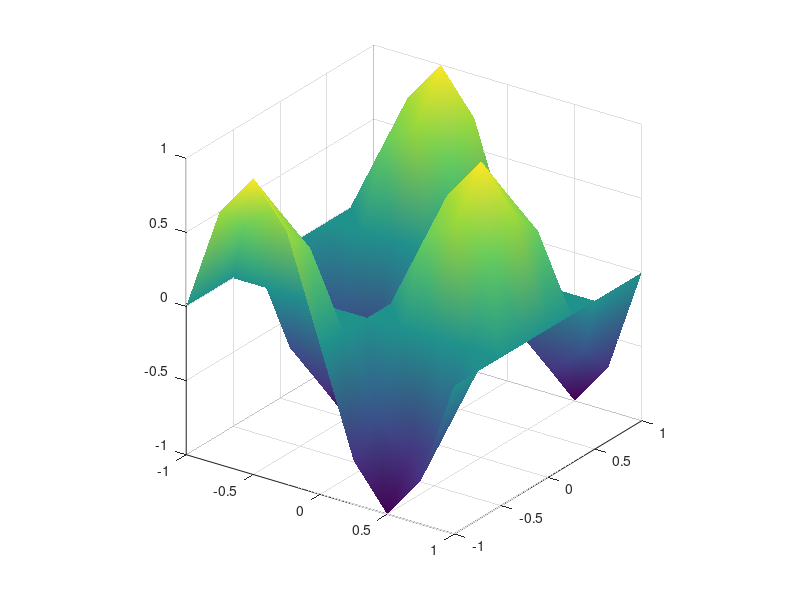
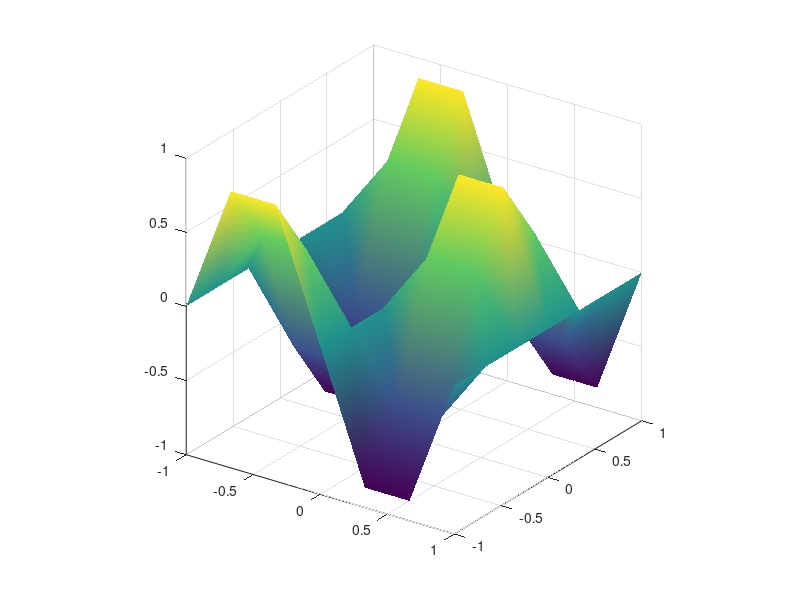
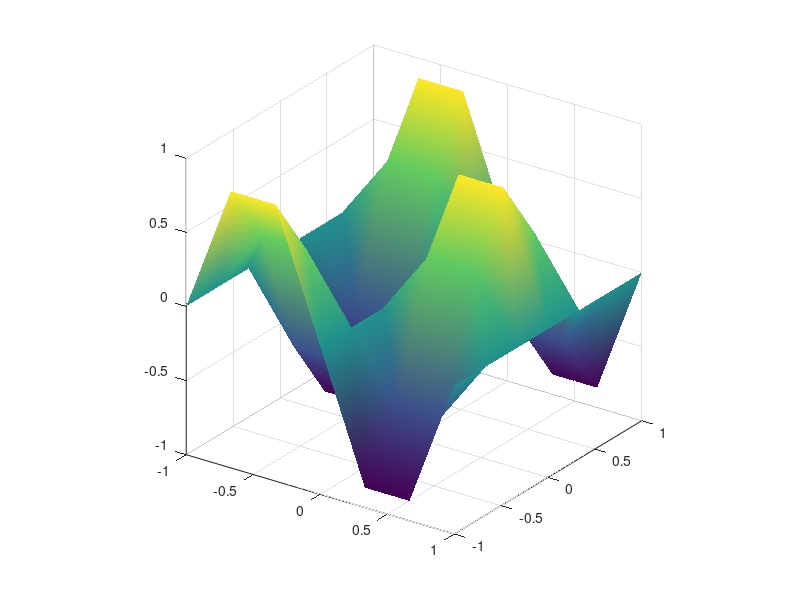
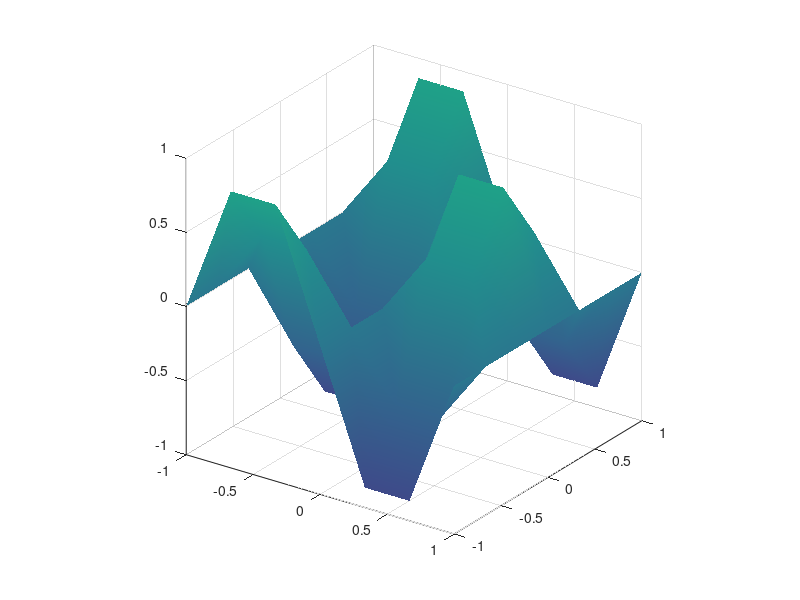

These charts were generated, in order, by the following MATLAB code: (Note: this script raises an error after producing the figures.)
function summary = runM54SurfaceTests(outputDirectory)
%RUNM54SURFACETESTS Validate the public synthetic M5.4 3-D surface slice.
    root=fileparts(fileparts(mfilename('fullpath')));addpath(fullfile(root,'src'));
    if nargin<1,outputDirectory=fullfile(root,'.audit','m54-surface');end;ensure(outputDirectory);
    cases={'Z01_simple_surface',@z01;'Z02_explicit_matrices',@z02;'Z03_scalar_cdata',@z03; ...
        'Z04_clim_colormap',@z04;'Z05_interpolated_face',@z05;'Z06_hidden_edges',@z06; ...
        'Z07_camera_view',@z07;'Z08_labels_ticks',@z08;'Z09_colorbar',@z09; ...
        'Z10_plot3',@z10;'Z11_surface_plot3',@z11; ...
        'Z13_colorbar_ownership',@z13;'Z14_profile_85mm',@z14;'Z15_profile_170mm',@z15; ...
        'Z16_json_replay',@z16;'Z17_deterministic',@z17;'Z18_lifecycle',@z18; ...
        'Z19_transparency',@z19;'Z20_lighting',@z20;'Z21_mesh',@z21; ...
        'Z22_scatter3',@z22;'Z23_arbitrary_patch',@z23;'Z24_figure_set',@z24};
    rows=cell(size(cases,1),4);failures=0;
    for caseIndex=1:size(cases,1),caseName=cases{caseIndex,1};try,fn=cases{caseIndex,2};d=fn();s='PASS';catch err,s='FAIL';failures=failures+1;d=[err.identifier ': ' one(err.message)];end;rows(caseIndex,:)={caseName,s,d,'M5.4'};end
    path=fullfile(outputDirectory,'m54-results.tsv');writeRows(path,rows);
    summary=struct('tests',size(rows,1),'failures',failures,'resultPath',path);
    if failures,fprintf(2,'M5.4 diagnostics from %s:\n%s',path,fileread(path));error('M2T:M54Failed','%d M5.4 tests failed.',failures);end
    function d=z01(),[f,~,c]=surfaceFigure(9);ir=read(f);assert(strcmp(ir.axes{1}.series{1}.kind,'m2t2.surface'));d='scalar SurfaceIR recognized';clear c;end
    function d=z02(),[f,~,c,x,y,z]=surfaceFigure(7);s=read(f).axes{1}.series{1};assert(isequal(s.x,x)&&isequal(s.y,y)&&isequal(s.z,z));d='explicit matrix geometry and orientation preserved';clear c;end
    function d=z03(),[f,~,c,~,~,z]=surfaceFigure(7);s=read(f).axes{1}.series{1};assert(isequal(s.c,z));d='scalar CData matrix preserved';clear c;end
    function d=z04(),[f,a,c]=surfaceFigure(7);caxis(a,[-2 3]);colormap(a,parula(17));ir=read(f);assert(isequal(ir.axes{1}.colorMapping.limits,[-2 3])&&size(ir.axes{1}.colorMapping.colormap,1)==17);d='CLim and colormap preserve axes ownership';clear c;end
    function d=z05(),[f,~,c]=surfaceFigure(7);assert(strcmp(read(f).axes{1}.series{1}.faceMode,'interpolated'));d='FaceColor interp is explicit';clear c;end
    function d=z06(),[f,~,c]=surfaceFigure(7);assert(strcmp(read(f).axes{1}.series{1}.edgeMode,'none'));d='hidden edges do not broaden mesh support';clear c;end
    function d=z07(),[f,a,c]=surfaceFigure(7);view(a,135,20);ir=read(f);assert(max(abs(ir.axes{1}.view-[135 20]))<1e-12&&strcmp(ir.axes{1}.projection,'orthographic'));d='azimuth elevation and projection preserved';clear c;end
    function d=z08(),[f,a,c]=surfaceFigure(7);xlabel(a,'x');ylabel(a,'y');zlabel(a,'z');title(a,'field');set(a,'ZTick',[-1 0 1],'ZTickLabel',{'-1','0','1'});ir=read(f);assert(strcmp(ir.axes{1}.zlabel.value,'z')&&strcmp(ir.axes{1}.title.value,'field'));d='3-D labels title and ticks preserved';clear c;end
    function d=z09(),[f,a,c]=surfaceFigure(7);cb=colorbar(a);ylabel(cb,'value');ir=read(f);assert(numel(ir.elements)==1&&strcmp(ir.elements{1}.kind,'m2t2.colorbar'));compile(f,'Z09');d='existing semantic ColorbarIR path compiled';clear c;end
    function d=z10(),f=figure('Visible','off');c=onCleanup(@()close(f));a=axes('Parent',f);plot3(a,0:2,0:2,[0 1 0]);view(a,30,20);s=read(f).axes{1}.series{1};assert(strcmp(s.kind,'m2t2.line3'));d='Plot3 normalized as Line3IR';clear c;end
    function d=z11(),[f,a,c]=surfaceFigure(7);hold(a,'on');plot3(a,[-1 1],[0 0],[1 1],'k-');kinds=cellfun(@(s)s.kind,read(f).axes{1}.series,'UniformOutput',false);assert(any(strcmp(kinds,'m2t2.surface'))&&any(strcmp(kinds,'m2t2.line3')));compile(f,'Z11');d='surface plus independent Plot3 compiled';clear c;end
    function d=z13(),[f,a,c]=surfaceFigure(7);colorbar(a);ir=read(f);assert(strcmp(ir.elements{1}.owner.kind,'axes')&&strcmp(ir.elements{1}.owner.id,ir.axes{1}.id));d='one scientific axes plus owned display colorbar';clear c;end
    function d=z14(),[f,~,c]=surfaceFigure(9);r=compile(f,'Z14','Profile','publication','Width','single-column');assert(strcmp(r.profile.width,'single-column'));d='85 mm publication profile compiled';clear c;end
    function d=z15(),[f,~,c]=surfaceFigure(19);r=compile(f,'Z15','Profile','publication','Width','double-column');assert(strcmp(r.profile.width,'double-column'));d='170 mm synthetic surface compiled';clear c;end
    function d=z16(),[f,~,c]=surfaceFigure(7);ir=read(f);replay=m2t2.ir.fromJson(jsonencode(ir));assert(strcmp(m2t2.render.renderPgfplots(ir,true),m2t2.render.renderPgfplots(replay,true)));d='JSON replay is runtime-free and identical';clear c;end
    function d=z17(),[f,~,c]=surfaceFigure(7);a=read(f);b=read(f);assert(strcmp(jsonencode(a),jsonencode(b))&&strcmp(m2t2.render.renderPgfplots(a,true),m2t2.render.renderPgfplots(b,true)));d='IR JSON and TeX repeat deterministically';clear c;end
    function d=z18(),[f,a,c,~,~,z]=surfaceFigure(7);h=findobj(a,'Type','surface');before={f.Visible,a.Position,a.XLim,a.YLim,a.ZLim,a.View,a.Projection,a.DataAspectRatio,get(h,'ZData')};read(f);after={f.Visible,a.Position,a.XLim,a.YLim,a.ZLim,a.View,a.Projection,a.DataAspectRatio,get(h,'ZData')};assert(isgraphics(f)&&isequaln(before,after)&&isequal(z,get(h,'ZData')));d='caller figure camera axes and surface unchanged';clear c;end
    function d=z19(),[f,a,c]=surfaceFigure(7);set(findobj(a,'Type','surface'),'FaceAlpha',.5);expect(@()read(f),'M2T2:E035:UnsupportedSurfaceTransparency');d='transparent surface fails precisely';clear c;end
    function d=z20(),[f,a,c]=surfaceFigure(7);light(a);expect(@()read(f),'M2T2:E036:UnsupportedLighting');d='lighting dependency fails precisely';clear c;end
    function d=z21(),f=figure('Visible','off');c=onCleanup(@()close(f));a=axes('Parent',f);mesh(a,peaks(7));view(a,30,20);expectAny(@()read(f),{'M2T2:E033:UnsupportedSurfaceColorMode','M2T2:E033:UnsupportedSurfaceEdgeMode','M2T2:E034:UnsupportedSurfaceColorMode'});d='mesh remains unsupported';clear c;end
    function d=z22(),f=figure('Visible','off');c=onCleanup(@()close(f));a=axes('Parent',f);scatter3(a,1:3,1:3,1:3);view(a,30,20);expectAny(@()read(f),{'M2T2:E001:UnsupportedObject','M2T2:E007:UnsupportedProperty'});d='scatter3 remains unsupported';clear c;end
    function d=z23(),f=figure('Visible','off');c=onCleanup(@()close(f));a=axes('Parent',f);fill3(a,[0 1 0],[0 0 1],[0 0 0],'r');view(a,30,20);expect(@()read(f),'M2T2:E037:Unsupported3DPatchVariant');d='arbitrary axes patch is not accepted as pattern Fill3';clear c;end
    function d=z24(),[s,~,cs]=surfaceFigure(7);l=figure('Visible','off');cl=onCleanup(@()close(l));plot(axes('Parent',l),1:3);entries=struct('figure',{s,l},'name',{'surface','line'});dir=fullfile(outputDirectory,'Z24-set');r=m2t.exportSet(entries,dir,'Overwrite',true);assert(r.success);d='mixed 3-D and 2-D figure set compiled';clear cs cl;end
    function r=compile(f,name,varargin),dirPath=fullfile(outputDirectory,name);ensure(dirPath);r=m2t.export(f,fullfile(dirPath,'figure'),'Overwrite',true,varargin{:});assert(r.success&&exist(r.pdfPath,'file')==2);end
end

function [f,a,c,x,y,z]=surfaceFigure(n),f=figure('Visible','off');c=onCleanup(@()close(f));a=axes('Parent',f);[x,y]=meshgrid(linspace(-1,1,n));z=sin(pi*x).*cos(pi*y);surf(a,x,y,z,z,'FaceColor','interp','EdgeColor','none');view(a,35,25);axis(a,'equal');end
function ir=read(f),ir=m2t2.reader.readFigure(f);end
function expect(fn,id),try,fn();error('M2T:ExpectedFailure','accepted unsupported fixture');catch err,assert(strcmp(err.identifier,id));end,end
function expectAny(fn,ids),try,fn();error('M2T:ExpectedFailure','accepted unsupported fixture');catch err,assert(any(strcmp(err.identifier,ids)));end,end
function ensure(path),if exist(path,'dir')~=7,mkdir(path);end,end
function value=one(value),value=regexprep(value,'[\r\n]+',' ');end
function writeRows(path,rows),f=fopen(path,'w');c=onCleanup(@()fclose(f));fprintf(f,'case\tstatus\tdetail\tlayer\n');for k=1:size(rows,1),fprintf(f,'%s\t%s\t%s\t%s\n',rows{k,:});end;clear c;end
